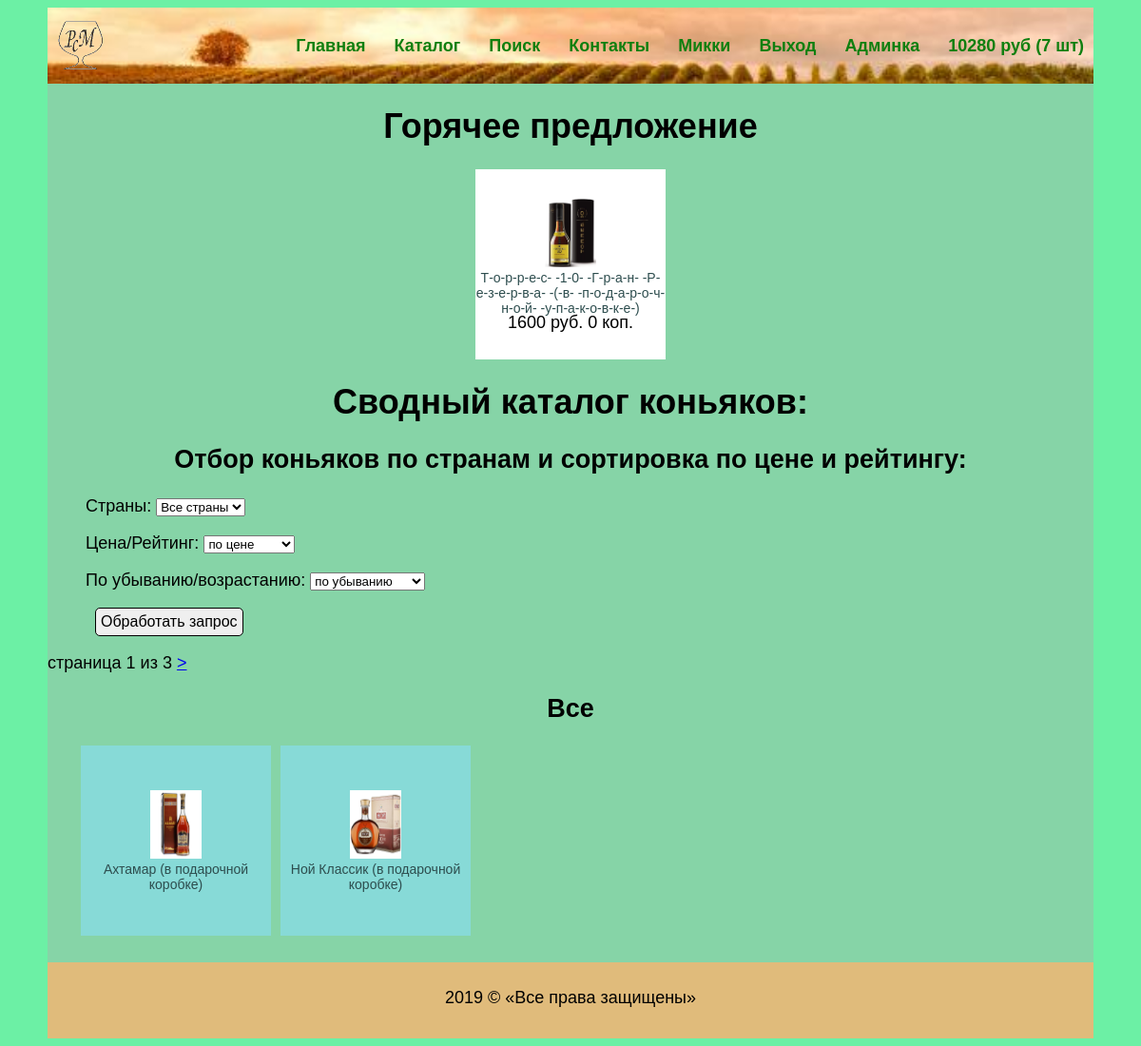
Screenshot of /catalogue/ (signed in) with the database file from the repository.
### authapp/models.py (models this page shows)
class ShopUser(AbstractUser):
    avatar = models.ImageField(upload_to='users_avatars', blank=True)
    age = models.PositiveIntegerField(verbose_name='возраст')
    is_active = models.BooleanField(verbose_name='действительный', default=True)

### basket/models.py (models this page shows, shortened)
class Basket(models.Model):
    user = models.ForeignKey(settings.AUTH_USER_MODEL, on_delete=models.CASCADE, related_name="basket")
    product = models.ForeignKey(Product, on_delete=models.CASCADE)
    quantity = models.PositiveIntegerField(verbose_name='количество', default=0)
    add_datetime = models.DateTimeField(verbose_name='время добавления', auto_now_add=True)
    def _get_product_cost(self):
        return self.product.cost * self.quantity
    product_cost = property(_get_product_cost)
    def _get_total_quantity(self):
        _items = Basket.objects.filter(user=self.user)
        _totalquantity = sum(list(map(lambda x: x.quantity, _items)))
        return _totalquantity
    total_quantity = property(_get_total_quantity)
    def _get_total_cost(self):
        _items = Basket.objects.filter(user=self.user)
        _totalcost = sum(list(map(lambda x: x.product_cost, _items)))
        return _totalcost
    total_cost = property(_get_total_cost)

### mainapp/models.py (models this page shows)
class Product(models.Model):
    country = models.ForeignKey(Country, on_delete=models.CASCADE, verbose_name='страна изготовления')
    caption = models.CharField(verbose_name='название продукта', max_length=128, unique=True)
    quality = models.TextField(verbose_name='признаки продукта', blank=True)
    preference = models.TextField(verbose_name='применение продукта', blank=True)
    image_src = models.ImageField(upload_to='products_images', blank=True)
    producer = models.CharField(verbose_name='организация - изготовитель продукта', max_length=60, blank=True)
    brand = models.CharField(verbose_name='фирменный знак продукта', max_length=60, blank=True)
    alco = models.CharField(verbose_name='крепкость продукта', max_length=60, blank=True)
    vol = models.CharField(verbose_name='объем продукта', max_length=5, blank=True)
    class_c = models.CharField(verbose_name='класс продукта', max_length=10, blank=True)
    age = models.IntegerField(verbose_name='возраст продукта', null=True)
    cost = models.DecimalField(verbose_name='цена продукта', max_digits=8, decimal_places=2, default=0)
    quantity = models.PositiveIntegerField(verbose_name='количество на складе', default=0)
    comment = models.TextField(verbose_name='описание продукта', blank=True)
    is_active = models.BooleanField(verbose_name='действительный', default=True)
    def __str__(self):
        return "{} ({})".format(self.caption, self.country.name)

### mainapp/views.py (the view, shortened to what this page needs)
# urls.py: url(r'^catalogue/', mainapp.catalogue, name='catalogue'),  # 16.09.19
def catalogue(request):
    print('request - параметры запроса')
    print(request.GET.dict())
    try:
        print('получение страны из запроса')
        pk = request.GET.get('country')
        pk = int(pk)
    except:
        print('сбой получения страны из запроса')
        pk = 0
    print('страна из запроса -> ', pk)
    try:
        print('получение страницы из запроса')
        page = request.GET.get('page')
        page = int(page)
    except:
        print('сбой получения страницы из запроса')
        page = 1
    print('страница из запроса -> ', pk)
    form = ProdSortForm()
    try:
        print('получение вида сортировки из запроса')
        sv = request.GET.get('price_rating')
        sv = int(sv)
    except:
        print('сбой получения вида сортировки из запроса')
        sv = 0  # по id продукта
    print('вид сортировки  из запроса -> ', sv)
    try:
        print('получение направления сортировки из запроса')
        r = request.GET.get('sorting_direction')
        r = int(r)
    except:
        print('сбой получения направления сортировки из запроса')
        r = 1  # возрастание
    print('направление сортировки из запроса -> ', r)
    basket = getBasket(request.user)
    hot_product = getHotProduct()
    same_products = getSameProducts(hot_product, sv, r)
    print('список всех товаров, кроме горячего ->', same_products)
    if pk:
        country = get_object_or_404(Country, pk=pk)
        same_products = same_products.filter(country=pk).order_by('id')
        print('список товаров страны {} -> {}'.format(country, same_products))
    else:
        country = {
            'pk': 0,
            'name': 'Все'
        }
        print('список товаров страны {} -> {}'.format(country['name'], same_products))
    paginator = Paginator(same_products, 2)
    print('paginator in')
    try:
        products_paginator = paginator.page(page)
    except PageNotAnInteger:
        products_paginator = paginator.page(1)
    except EmptyPage:
        products_paginator = paginator.page(paginator.num_pages)
    print('всего страниц пагинатора =', paginator.num_pages)
    print('номер текущей страницы =', products_paginator.number)
    print('всего объектов в пагинаторе =', paginator.count)
    print('объекты в пагинаторе ->', products_paginator.object_list)
    print(page)
    print('paginator out')
    content = {
        'page': page,
        'hot_product': hot_product,
        'same_products': products_paginator,
        'basket': basket,
        'country': country,
        'form': form,
        'price_rating': sv,
        'sorting_direction': r
    }
    return render(request, 'mainapp/catalogue.html', content)

### mainapp/forms.py
class ProdSortForm(forms.Form):
    country = forms.ChoiceField(choices=COUNTRY_CHOICES, label='Страны')
    price_rating = forms.ChoiceField(choices=ATTRIBUTE_CHOICES, initial=0, label='Цена/Рейтинг')
    sorting_direction = forms.ChoiceField(choices=SORTING_CHOICES, initial=0, label='По убыванию/возрастанию')

### mainapp/views.py (called while the page is built)
def getBasket(user):
    if user.is_authenticated:
        return Basket.objects.filter(user=user)
    else:
        return []

def getHotProduct():
    products = Product.objects.exclude(is_active=False).order_by('id')
    return random.sample(list(products), 1)[0]

def getSameProducts(hot_product, sort_variant=0, reverse=0):
    print('getSameProducts:', sort_variant, reverse)
    if sort_variant == 0:  # по умолчанию
        sv = 'id'
    elif sort_variant == 1:  # по цене
        sv = 'cost'
    else:  # по рейтингу
        sv = 'age'
    if not reverse:  # 0 - по убыванию (по умолчанию)
        same_products = Product.objects.exclude(pk=hot_product.pk).filter(is_active=True).order_by(sv).reverse()
    else:  # 1 - по возрастанию
        same_products = Product.objects.exclude(pk=hot_product.pk).filter(is_active=True).order_by(sv)
    return same_products

### myadmin/templatetags/my_tags.py (called while the page is built)
@register.filter(name='expanded_text')
def expanded_text(string):
    return '-'.join(list(string))

@register.filter(name='ruble_penny')
def ruble_penny(x):
    y = math.modf(x)
    r = int(y[1])
    p = int(y[0] * 100)
    return '{} руб. {} коп.'.format(r, p)

### mainapp/templates/mainapp/catalogue.html (shortened to what this page needs)
{% extends 'mainapp/base.html' %}
{% load staticfiles %}
{% load my_tags %}
{% block content %}
<div class="content">
    <div class="subtitul">
        <h1 class="red">Горячее предложение</h1>
        <div class="hot">
            <p>
                <img alt="{{ hot_product.caption }}" height="72" src="/media/{{ hot_product.image_src }}" width="54">
            </p>
            <p>
                <a href="/good/{{ hot_product.id }}/"> {{ hot_product.caption|expanded_text }} </a>
            </p>
            <p class="price"> {{ hot_product.cost|ruble_penny }}</p>
        </div>
    </div>
    <h1> Сводный каталог коньяков:</h1>
    {% include 'mainapp/includes/inc_sorting.html' %}
    <div class="paginator">
        <span class="current">
			страница {{ same_products.number }} из {{ same_products.paginator.num_pages }}
			</span>
        {% if same_products.has_next %}
        <a href="/catalogue/?country={{ country.pk }}&page={{ same_products.next_page_number }}
						&price_rating={{ price_rating }}&sorting_direction={{ sorting_direction }}">></a>
        {% endif %}
    </div>
    <h2 class="subtitul"> {{ country.name }}</h2>
    <div class="catalog">
        {% for prod in same_products %}
        <div class="goods">
            <p>
                <img alt="{{ prod.caption }}" height="72" src="/media/{{ prod.image_src }}" width="54">
            </p>
            <p>
                <a href="/good/{{ prod.id }}/"> {{ prod.caption }} </a>
            </p>
        </div>
        {% endfor %}
    </div>
</div>
{% endblock %}

### mainapp/templates/mainapp/base.html (shortened to what this page needs)
<!DOCTYPE html>
{% load staticfiles %}
<html lang="ru">
<head>
    <link href="{% static 'css/style.css'%}" rel="stylesheet">
    <link href="https://unpkg.com/leaflet@1.5.1/dist/leaflet.css"
          rel="stylesheet"/>
</head>
<body>
<div class="container">
    {% include 'mainapp/includes/inc_header.html' %}
    {% block content %}
    {% endblock %}
    <div class="footer">
        <p> {% now 'Y' %} &copy; «Все права защищены»</p>
    </div>
</div>
</body>
</html>

### mainapp/templates/mainapp/includes/inc_header.html
{% load staticfiles %}
<div class="header">
    <a href="{% url 'main' %}">
        <img alt="PeterS Сognac Magazine" class="img_logo img-responsive" src="{% static 'img/logo2.png'%}">
    </a>
    <ul class="menu">
        <li>
            <a href="{% url 'main' %}">Главная</a>
        </li>
        <li>
            <a href="{% url 'catalogue' %}">Каталог</a>
        </li>
        <li>
            <a href="{% url 'search' %}">Поиск</a>
        </li>
        <li>
            <a href="{% url 'contact' %}">Контакты</a>
        </li>
        {% if user.is_authenticated %}
        <li>
            <a href="{% url 'auth:edit' %}">
                {{ user.first_name|default:'Пользователь' }}
            </a>
        </li>
        <li>
            <a href="{% url 'auth:logout' %}">Выход</a>
        </li>
        {% else %}
        <li>
            <a href="{% url 'auth:login' %}">Вход на сайт</a>
        </li>
        {% endif %}
        {% if user.is_superuser %}
        <li>
            <a href="{% url 'myadmin:users' %}">Админка</a>
        </li>
        {% endif %}
        <li>
            <a class="basket" href="{% url 'basket:view' %}">
                <span>
                    {% if basket %}
                        {{ basket.0.total_cost|floatformat:0 }} руб ({{ basket.0.total_quantity }} шт)
                    {% endif %}
                </span>
            </a>
        </li>
    </ul>
</div>

### mainapp/templates/mainapp/includes/inc_sorting.html
<h2> Отбор коньяков по странам и сортировка по цене и рейтингу:</h2>
<ul class="sorting">
    <form action="{% url 'catalogue' %}" class="sorting" method="get">
        {{ form.as_p }}
        <button class="btn btn-primary btn_good" type="submit">Обработать запрос</button>
    </form>
</ul>

### static/css/style.css (style rules this page uses)
body { background-color: #6cf0a5; font: 18px Arial, serif; }
.container { width: 1100px; margin: 0 auto; background-color: #86d4a7; }
.header { height: 80px; display: flex; justify-content: space-between; align-items: center; background-image: url(/static/img/vineyard1.jpeg); background-repeat: no-repeat; background-size: 100%; }
.img_logo { margin-left: 10px; display: block; opacity: 0.8; }
.menu { margin-right: 10px; display: flex; justify-content: flex-end; align-items: center; }
.menu li { font: bold 18px Arial, serif; list-style-type: none; margin-left: 30px; }
.menu li a { color: #0f7f0f; text-decoration: none; }
.footer { height: 80px; #background-color: #eaeaea; background-color: #e0bb7b; #padding-right: 15px; #padding-bottom: 15px; }
.footer p { text-align: center; line-height: 75px; }
.catalog { display: flex; flex-flow: row wrap; align-content: stretch; height: auto; margin-left: 25px; }
.subtitul { text-align: center; }
.hot { margin: 0 auto; width: 200px; height: 200px; background-color: white; display: flex; flex-direction: column; justify-content: center; }
.goods { width: 200px; height: 200px; margin-left: 10px; margin-bottom: 10px; background-color: #87dad7; #background-color: #2d4d4e; display: flex; flex-direction: column; justify-content: center; }
.goods p, .hot p { text-align: center; line-height: 16px; margin: 0; }
.goods a, .hot a { font: 14px Arial, serif; text-decoration: none; line-height: 14px; #color: cadetblue; color: #2d4d4e; }
.btn_good { display: block; clear: both; margin-left: 20px; }
h1,h2 { text-align: center; }
.btn { font: 16px Arial, serif; text-decoration: none; margin-left: 10px; color: black; padding: 5px; border-radius: 5px; border-style: solid; border-color: black; border-width: thin; }

### rows the page displays
ShopUser: first_name "Микки"
Basket: user+product+quantity "10280", user+quantity "7"
Product: image_src (picture), caption|expanded_text "Т-о-р-р-е-с- -1-0- -Г-р-а-н- -Р-е-з-е-р-в-а- -(-в- -п-о-д-а-р-о-ч-н-о-й- -у-п-а-к-о-в-к-е-)", cost|ruble_penny "1600 руб. 0 коп."
Product: image_src (picture), caption "Ахтамар (в подарочной коробке)"
Product: image_src (picture), caption "Ной Классик (в подарочной коробке)"

### other values shown
{{ same_products.number }} "1"
{{ same_products.paginator.num_pages }} "3"
{{ country.name }} "Все"
